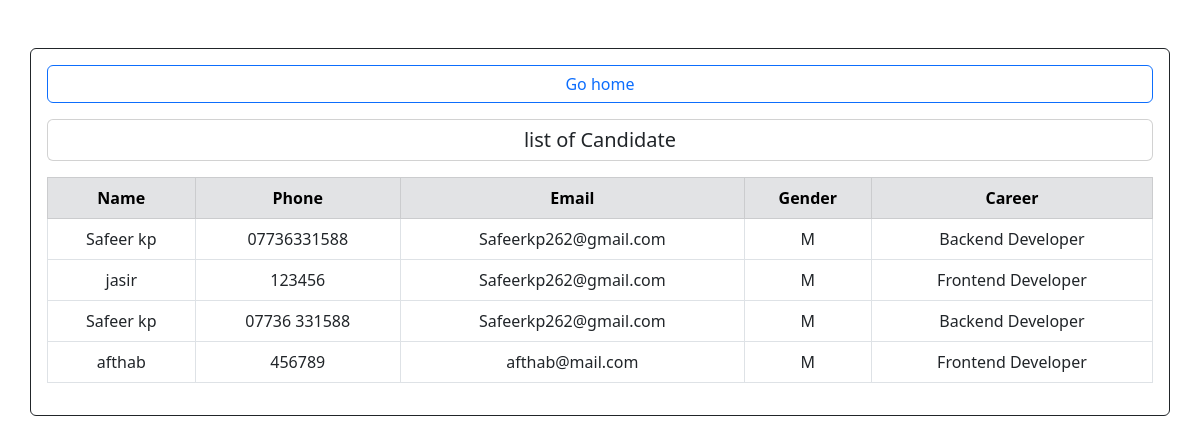
The app's page /data/ with its own data.
### app/models.py (models this page shows)
class Candidate(models.Model):
    name = models.CharField(max_length=100)
    phone = models.CharField(max_length=100)
    email = models.CharField(max_length=100)
    gender = models.CharField(max_length=1, null=True, choices=GENDER)
    career = models.ForeignKey(Career, on_delete=models.CASCADE)

class Career(models.Model):
    career = models.CharField(max_length=100)
    def __str__(self):
        return self.career

### app/views.py (the view)
# urls.py: path('data/',views.data_read,name='data_read'),
def data_read(request):
    context = {
        'data_read':Candidate.objects.all()
    }
    return render(request,'data_read.html',context)

### app/templates/data_read.html
{% extends 'base.html' %}
{% block content %}
<div class='container card p-3 mt-5 border-dark' style='width: 95%'>
    <a href="{% url 'data_form' %}" class='btn btn-outline-primary mb-3'>Go home</a>
    <h5 class='card p-2 text-center mb-3'>list of Candidate</h5>
    <table class='table table-bordered text-center'>
        <thead class='table-secondary'>
            <tr>
                <th>Name</th>
                <th>Phone</th>
                <th>Email</th>
                <th>Gender</th>
                <th>Career</th>
            </tr>
        </thead>
        {% for data in data_read %}
        <tr>
            <td>{{ data.name }}</td>
            <td>{{ data.phone }}</td>
            <td>{{ data.email }}</td>
            <td>{{ data.gender }}</td>
            <td>{{ data.career }}</td>
        </tr>
        {% endfor %}
    </table>
</div>
{% endblock content %}

### app/templates/base.html (shortened to what this page needs)
<!doctype html>
<html lang="en">
  <head>
    <link href="https://cdn.jsdelivr.net/npm/bootstrap@5.2.2/dist/css/bootstrap.min.css" rel="stylesheet">
  </head>
  <body>
    {% block content %}
    {% endblock content %}
  </body>
</html>

### records on screen
Candidate: name "Safeer kp", phone "07736331588", email "Safeerkp262@gmail.com", gender "M", career "Backend Developer"
Candidate: name "jasir", phone "123456", email "Safeerkp262@gmail.com", gender "M", career "Frontend Developer"
Candidate: name "Safeer kp", phone "07736 331588", email "Safeerkp262@gmail.com", gender "M", career "Backend Developer"
Candidate: name "afthab", phone "456789", email "afthab@mail.com", gender "M", career "Frontend Developer"
